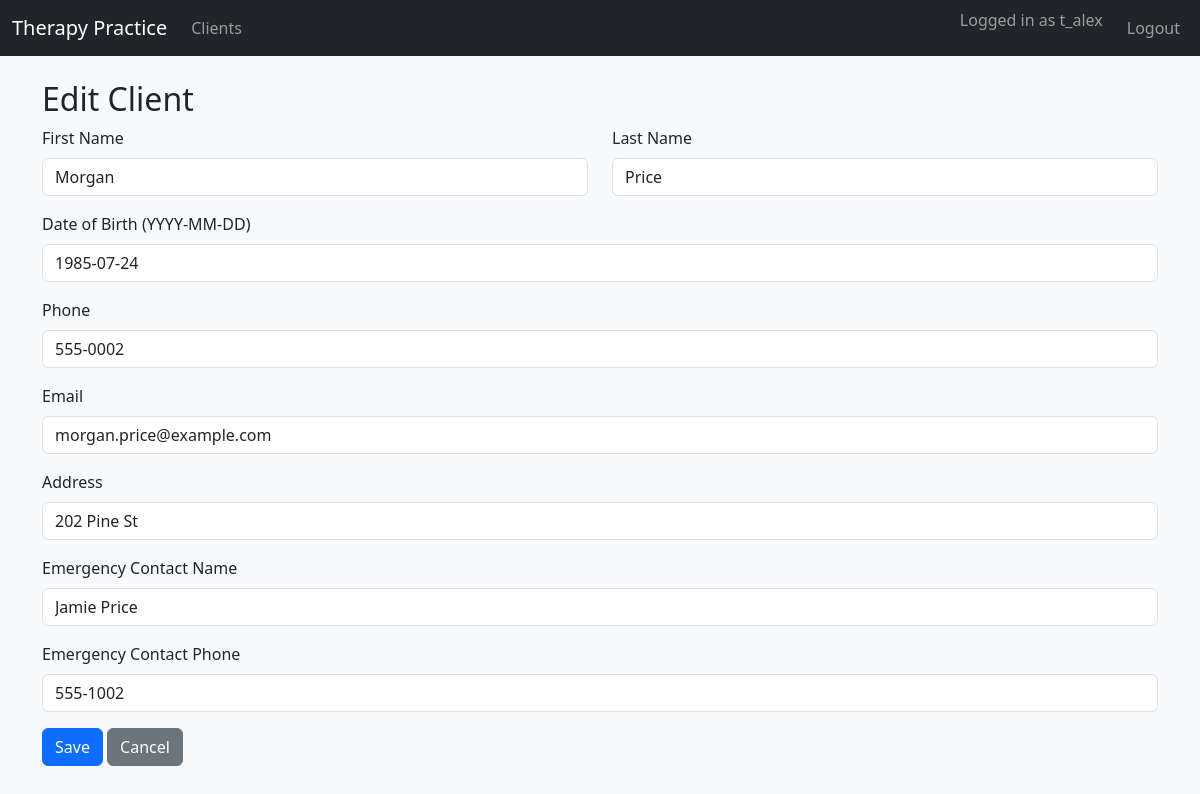
Screenshot of /clients/2/edit (signed in) with the database file from the repository.
### tables this page shows
CREATE TABLE CLIENTS (
    client_id                INTEGER PRIMARY KEY,
    first_name               TEXT NOT NULL,
    last_name                TEXT NOT NULL,
    date_of_birth            TEXT NOT NULL,
    phone                    TEXT,
    email                    TEXT,
    address                  TEXT,
    emergency_contact_name   TEXT,
    emergency_contact_phone  TEXT
);

### app.py (the view, shortened to what this page needs)
@app.route("/clients/<int:client_id>/edit", methods=["GET", "POST"])
@login_required
def client_edit(client_id):
    db = get_db()
    client = db.execute(
        "SELECT * FROM CLIENTS WHERE client_id = ?", (client_id,)
    ).fetchone()
    if client is None:
        return "Client not found", 404
    return render_template("client_form.html", client=client)

### app.py (called while the page is built)
def get_db():
    if "db" not in g:
        g.db = sqlite3.connect(DATABASE)
        g.db.row_factory = sqlite3.Row
    return g.db

def login_required(view_func):
    from functools import wraps
    @wraps(view_func)
    def wrapped_view(**kwargs):
        if "user_id" not in session:
            return redirect(url_for("login"))
        return view_func(**kwargs)
    return wrapped_view

### templates/client_form.html
{% extends "base.html" %}
{% block content %}
<h2>{{ 'Edit Client' if client else 'New Client' }}</h2>
<form method="post">
  <div class="row">
    <div class="col-md-6 mb-3">
      <label class="form-label">First Name</label>
      <input name="first_name" class="form-control"
             value="{{ client.first_name if client else '' }}" required>
    </div>
    <div class="col-md-6 mb-3">
      <label class="form-label">Last Name</label>
      <input name="last_name" class="form-control"
             value="{{ client.last_name if client else '' }}" required>
    </div>
  </div>
  <div class="mb-3">
    <label class="form-label">Date of Birth (YYYY-MM-DD)</label>
    <input name="date_of_birth" class="form-control"
           value="{{ client.date_of_birth if client else '' }}" required>
  </div>
  <div class="mb-3">
    <label class="form-label">Phone</label>
    <input name="phone" class="form-control"
           value="{{ client.phone if client else '' }}">
  </div>
  <div class="mb-3">
    <label class="form-label">Email</label>
    <input name="email" class="form-control"
           value="{{ client.email if client else '' }}">
  </div>
  <div class="mb-3">
    <label class="form-label">Address</label>
    <input name="address" class="form-control"
           value="{{ client.address if client else '' }}">
  </div>
  <div class="mb-3">
    <label class="form-label">Emergency Contact Name</label>
    <input name="emergency_contact_name" class="form-control"
           value="{{ client.emergency_contact_name if client else '' }}">
  </div>
  <div class="mb-3">
    <label class="form-label">Emergency Contact Phone</label>
    <input name="emergency_contact_phone" class="form-control"
           value="{{ client.emergency_contact_phone if client else '' }}">
  </div>
  <button class="btn btn-primary">Save</button>
  <a href="{{ url_for('clients_list') }}" class="btn btn-secondary">Cancel</a>
</form>
{% endblock %}

### rows the page displays
CLIENTS: first_name "Morgan", last_name "Price", date_of_birth "1985-07-24", phone "555-0002", email "morgan.price@example.com", address "202 Pine St", emergency_contact_name "Jamie Price", emergency_contact_phone "555-1002"

### other values shown
{{ session.get('username') }} "t_alex"
{{ 'Edit Client' if client else 'New Client' }} "Edit Client"
